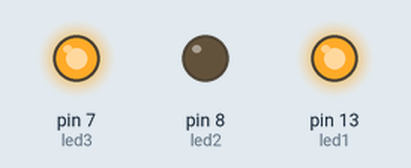
Simulated run of this sketch. Board: Arduino Uno, built with avr-gcc and run on an emulated ATmega328P. Shown: output pins drawn as LEDs (lit = HIGH).

Above: at 0.5 s.
At 3.5 s:
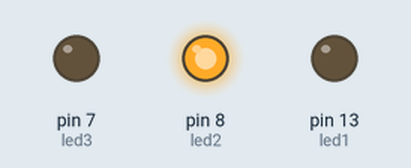
Timing chart, 0 to 4.6 s (numbered marks = the images above):
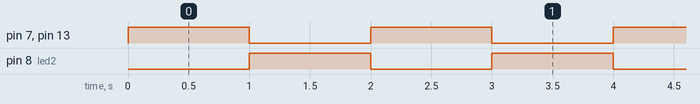

The sketch:

Blink.ino
```cpp
int ctr=1;
int led1=13;
//int led2=12;
int led2=8;
int led3=7;
// the setup function runs once when you press reset or power the board
void setup() {
  // initialize digital led LED_BUILTIN as an output.
  pinMode(led1, OUTPUT);
   pinMode(led2, OUTPUT);
    pinMode(led3, OUTPUT);

}

// the loop function runs over and over again forever
void loop() {
  if(ctr==1)
  {
  digitalWrite(led1, HIGH);   // turn the LED on (HIGH is the voltage level)
  //delay(1000);                       // wait for a second
  digitalWrite(led3, HIGH);   // turn the LED on (HIGH is the voltage level)
  delay(1000);                       // wait for a second
  digitalWrite(led3, LOW);    // turn the LED off by making the voltage LOW
  digitalWrite(led1, LOW);    // turn the LED off by making the voltage LOW
  //delay(1000);
  }// wait for a second
  if(ctr==2)
  {
  digitalWrite(led2, HIGH);   // turn the LED on (HIGH is the voltage level)
  delay(1000);                       // wait for a second
  digitalWrite(led2, LOW);    // turn the LED off by making the voltage LOW
  //delay(1000);
  ctr=0;
  }// wait for a second

  ctr++;
}
```

Measured:
- by itself, pin 7 (led3), pin 8 (led2), pin 13 (led1): alternates HIGH for 1.0 s and LOW for 1.0 s
- by itself, everything shown: repeats every 2.0 s, in 4 steps
